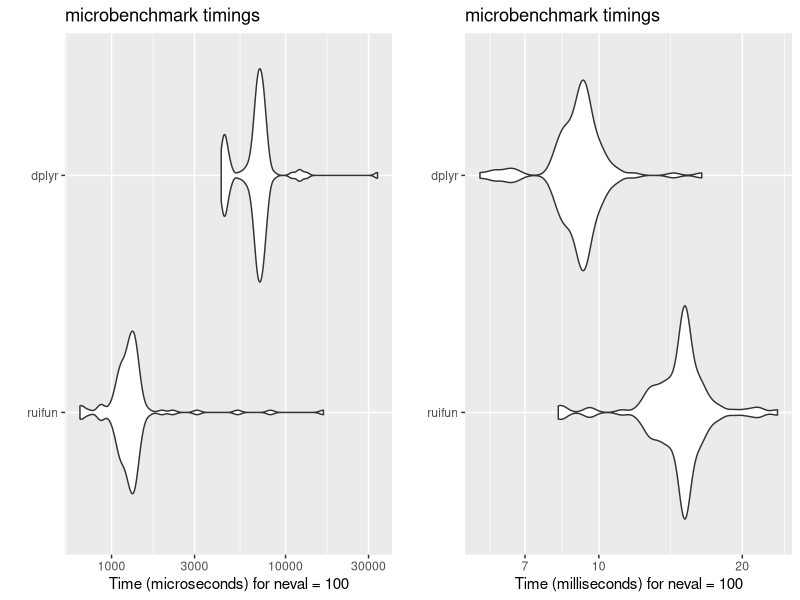

R code for this plot:
Sys.setenv(TZ="America/Los_Angeles")
date_time <- rep(seq(from=as.POSIXct("2018-12-01", tz="GMT"), 
                     to=as.POSIXct("2018-12-05", tz="GMT"), by="1 day"),3)
value <- c(1,2,NA,NA,5, NA,NA,NA,4,5,7,NA,NA,NA, 8)
class <- c(rep("a", 5), rep("b", 5), rep("c", 5))
df <- data.frame(date_time, value, class)




library(microbenchmark)
library(ggplot2)
library(dplyr)

fun <- function(DF){
  DF2 <- DF[!is.na(DF$value), ]
  u <- unique(DF2$class)
  sp <- split(DF2, DF2$date_time)
  inx <- sapply(sp, function(d){
    all(u %in% d$class)
  })
  DF2 <- do.call(rbind, sp[inx])
  row.names(DF2) <- NULL
  DF2
}

df1 <- df
for(i in 1:10) df1 <- rbind(df1, df1)


mb <- microbenchmark(
  ruifun = fun(df),
  
  dplyr = df %>% group_by(date_time) %>%
    filter(all(!is.na(value)))
)

mb1 <- microbenchmark(
  ruifun = fun(df1),

  dplyr = df1 %>% group_by(date_time) %>%
    filter(all(!is.na(value)))
)
mb1

ap <- autoplot(mb)
ap1 <- autoplot(mb1)
cowplot::plot_grid(ap, ap1)
